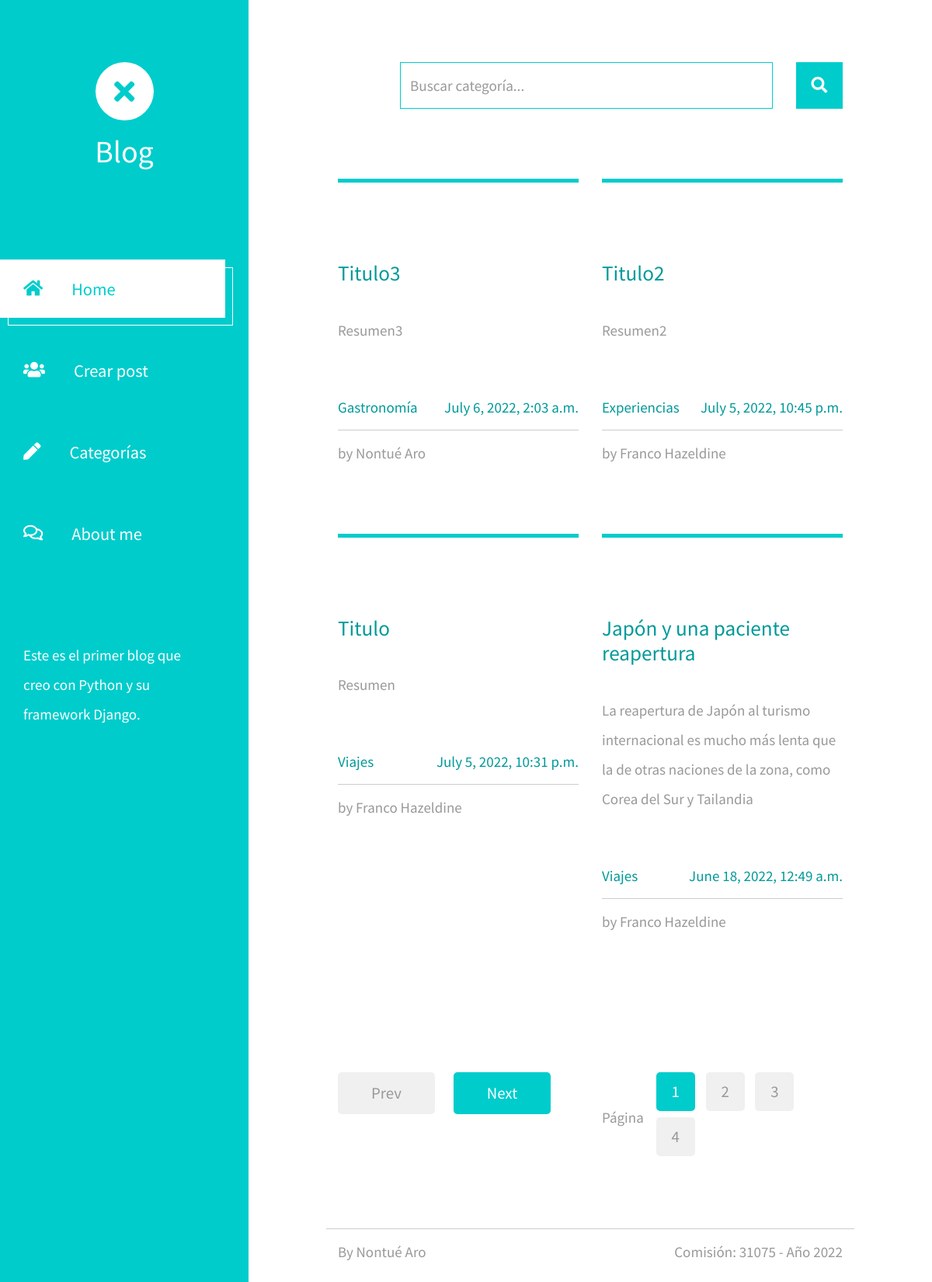
The page /Blog/post/list/ on the database its author committed.
### Blog/models.py (models this page shows, shortened)
class Post(models.Model):
    autor = models.ForeignKey(Usuario, on_delete= models.CASCADE)
    titulo= models.CharField(max_length=200)
    resumen = models.CharField(max_length=500)
    contenido = models.TextField()
    imagen = models.CharField(max_length=200)
    fecha = models.DateTimeField(default= timezone.now)
    categoria = models.ForeignKey(Categoria, on_delete= models.CASCADE)
    class Meta:
        ordering = ["-fecha"]

class Categoria(models.Model):
    nombre = models.CharField(max_length=200)
    def __str__(self):
        return self.nombre

class Usuario(models.Model):
    nombre = models.CharField(max_length=100)
    apellido = models.CharField(max_length=100)
    email = models.EmailField()
    def __str__(self):
        return f"{self.nombre} {self.apellido}"

### Blog/views.py (the view)
# urls.py: path('post/list/', PostList.as_view(), name= 'post_list'),
class PostList(ListView):
    model = Post
    template_name = 'Blog/post_list.html'

### Blog/templates/Blog/post_list.html (shortened to what this page needs)
{% extends 'Blog/padre.html' %}
{% load static %}
{% block contenidoQueCambia %}
<div class="container-fluid">
    <main class="tm-main">
        <div class="row tm-row">
            <div class="col-12">
                <form action="/Blog/buscar/" method="GET" class="form-inline tm-mb-80 tm-search-form">
                    <input class="form-control tm-search-input" name="query" type="text" placeholder="Buscar categoría..." aria-label="Search">
                    <button class="tm-search-button" type="submit">
                        <i class="fas fa-search tm-search-icon" aria-hidden="true"></i>
                    </button>
                </form>
            </div>
        </div>
        <div class="row tm-row">
            {% for post in object_list %}
                <article class="col-12 col-md-6 tm-post">
                    <hr class="tm-hr-primary">
                    <a href="{% url 'post_detail' post.id %}" class="effect-lily tm-post-link tm-pt-60">
                        <h2 class="tm-pt-30 tm-color-primary tm-post-title">{{post.titulo}}</h2>
                    </a>
                    <p class="tm-pt-30">
                        {{post.resumen}}
                    </p>
                    <div class="d-flex justify-content-between tm-pt-45">
                        <span class="tm-color-primary">{{post.categoria}}</span>
                        <span class="tm-color-primary">{{post.fecha}}</span>
                    </div>
                    <hr>
                    <div class="d-flex justify-content-between">
                        <span>by {{post.autor}}</span>
                    </div>
                </article>
            {% endfor %}
        </div>
        <div class="row tm-row tm-mt-100 tm-mb-75">
            <div class="tm-prev-next-wrapper">
                <a href="#" class="mb-2 tm-btn tm-btn-primary tm-prev-next disabled tm-mr-20">Prev</a>
                <a href="#" class="mb-2 tm-btn tm-btn-primary tm-prev-next">Next</a>
            </div>
            <div class="tm-paging-wrapper">
                <span class="d-inline-block mr-3">Página</span>
                <nav class="tm-paging-nav d-inline-block">
                    <ul>
                        <li class="tm-paging-item active">
                            <a href="#" class="mb-2 tm-btn tm-paging-link">1</a>
                        </li>
                        <li class="tm-paging-item">
                            <a href="#" class="mb-2 tm-btn tm-paging-link">2</a>
                        </li>
                        <li class="tm-paging-item">
                            <a href="#" class="mb-2 tm-btn tm-paging-link">3</a>
                        </li>
                        <li class="tm-paging-item">
                            <a href="#" class="mb-2 tm-btn tm-paging-link">4</a>
                        </li>
                    </ul>
                </nav>
            </div>
        </div>
        {% block footer %}
        <footer class="row tm-row">
            <hr class="col-12">
            <div class="col-md-6 col-12 tm-color-gray">
                By Nontué Aro
            </div>
            <div class="col-md-6 col-12 tm-color-gray tm-copyright">
                Comisión: 31075 - Año 2022
            </div>
        </footer>
        {% endblock %}
    </main>
</div>
{% endblock %}

### Blog/templates/Blog/padre.html (shortened to what this page needs)
<!DOCTYPE html>
<html lang="en">
<head>
    {% load static %}
	<link rel="stylesheet" href="fontawesome/css/all.min.css">
    <link href="{% static 'Blog/css/bootstrap.min.css' %}" rel="stylesheet">
    <link href="{% static 'Blog/css/templatemo-xtra-blog.css' %}" rel="stylesheet">
</head>
<body>
    {% block header %}
	<header class="tm-header" id="tm-header">
        <div class="tm-header-wrapper">
            <div class="tm-site-header">
                <div class="mb-3 mx-auto tm-site-logo"><i class="fas fa-times fa-2x"></i></div>
                <h1 class="text-center">Blog</h1>
            </div>
            <nav class="tm-nav" id="tm-nav">
                <ul>
                    <li class="tm-nav-item active"><a href="{% url 'post_list' %}" class="tm-nav-link">
                        <i class="fas fa-home"></i>
                        Home
                    </a></li>
                    <li class="tm-nav-item"><a href="{% url 'post_create' %}" class="tm-nav-link">
                        <i class="fas fa-users"></i>
                        Crear post
                    </a></li>
                    <li class="tm-nav-item"><a href="{% url 'Categoria' %}" class="tm-nav-link">
                        <i class="fas fa-pen"></i>
                        Categorías
                    </a></li>
                    <li class="tm-nav-item"><a href="{% url 'AboutMe' %}" class="tm-nav-link">
                        <i class="far fa-comments"></i>
                        About me
                    </a></li>
                </ul>
            </nav>
            <p class="tm-mb-80 pr-5 text-white">
                Este es el primer blog que creo con Python y su framework Django.
            </p>
        </div>
    </header>
    {% endblock %}
    {% block contenidoQueCambia %}{% endblock %}
</body>
</html>

### Blog/static/Blog/css/templatemo-xtra-blog.css (style rules this page uses)
html { overflow-x: hidden; }
body { margin: 0; padding: 0; font-family: 'Source Sans Pro', sans-serif; font-size: 19px; line-height: 2em; overflow-x: hidden; }
p, span { color: #999; }
hr { border-top-color: #CCC; margin-top: 10px; margin-bottom: 10px; }
.form-control::placeholder { color: #999; }
.tm-header { background-color: #0CC; color: white; position: fixed; top: 0; left: 0; bottom: 0; z-index: 100; width: 400px; overflow-y: visible; }
.tm-header-wrapper { overflow-y: scroll; scrollbar-width: none; -ms-overflow-style: none; padding: 30px; width: 100%; height: 100%; }
.tm-site-header { margin-top: 50px; margin-bottom: 115px; }
.tm-site-logo { width: 75px; height: 75px; border-radius: 50%; background-color: white; display: flex; align-items: center; justify-content: center; }
.tm-site-logo i { color: #0CC; }
.tm-main { margin-left: 400px; padding: 80px 100px 25px; }
.tm-post { max-width: 470px; }
.tm-row { max-width: 980px; justify-content: space-between; }
.tm-nav { margin-bottom: 100px; }
.tm-nav-item { list-style: none; margin-bottom: 30px; }
.tm-nav-link { color: white; background-color: transparent; height: 75px; width: 100%; max-width: 300px; display: flex; align-items: center; font-size: 1.4rem; padding: 30px; }
.tm-nav-item:hover .tm-nav-link, .tm-nav-item.active .tm-nav-link { color: #0CC; background-color: white; text-decoration: none; }
.tm-nav ul { position: relative; }
.tm-nav-item:hover:after, .tm-nav-item.active:after { content: ''; width: 100%; max-width: 300px; height: 75px; display: block; border: 1px solid white; margin-left: 10px; margin-top: -65px; position: absolute; z-index: -1000; }
.tm-nav-link i { margin-right: 37px; }
ul { margin: 0; padding: 0; }
.tm-nav { margin-left: -30px; }
.tm-search-form { display: flex; align-items: center; justify-content: flex-end; }
.form-inline .form-control.tm-search-input { display: block; height: 60px; width: 480px; margin-right: 30px; border-radius: 0; border-color: #0CC; font-size: 1.2rem; }
.tm-search-button { width: 60px; height: 60px; border: none; background-color: #0CC; transition: all 0.3s ease; }
.tm-search-icon { color: white; font-size: 1.3rem; }
.tm-post-link { display: block; position: relative; cursor: pointer; }
.tm-post { margin-bottom: 75px; }
.tm-post-title { font-size: 1.7rem; transition: all 0.3s ease; }
.tm-btn { display: inline-block; border-radius: 5px; font-size: 1.3rem; transition: all 0.3s ease; }
.tm-btn-primary { background-color: #0CC; color: white; padding: 8px 43px; border: none; }
.tm-paging-nav ul li { list-style: none; display: inline-block; margin-right: 10px; }
.tm-paging-nav ul li:last-child { margin-right: 0; }
.tm-paging-link { background-color: #F0F0F0; color: #999; width: 50px; height: 50px; display: flex; align-items: center; justify-content: center; }
.tm-paging-item .tm-paging-link:hover, .tm-paging-item.active .tm-paging-link { background-color: #0CC; color: white; }
.tm-btn.disabled { background-color: #F0F0F0; color: #999; cursor: not-allowed; }
.tm-paging-wrapper { display: flex; justify-content: flex-end; align-items: center; }
.tm-prev-next-wrapper, .tm-paging-wrapper { flex: 0 0 50%; max-width: 50%; padding-left: 15px; padding-right: 15px; }
.tm-copyright { text-align: right; }
hr.tm-hr-primary { border-top: 5px solid #0CC; }
.form-control { height: 45px; border-color: #0CC; border-radius: 0; }
.tm-pt-30 { padding-top: 30px; }
.tm-pt-45 { padding-top: 45px; }
.tm-pt-60 { padding-top: 60px; }
.tm-mb-75 { margin-bottom: 75px; }
.tm-mb-80 { margin-bottom: 80px; }
.tm-mt-100 { margin-top: 100px; }
.tm-mr-20 { margin-right: 20px; }
.tm-color-primary, span.tm-color-primary { color: #099; }
a.tm-color-gray, .tm-color-gray { color: #999; }
@media (max-width: 1540px) { .tm-header { width: 320px; } }
@media (max-width: 1540px) { .tm-main { margin-left: 320px; width: calc(100% - 320px); } }

### rows shown on the page
Post: titulo "Titulo3", resumen "Resumen3", categoria "Gastronomía", fecha "July 6, 2022, 2:03 a.m.", autor "Nontué Aro"
Post: titulo "Titulo2", resumen "Resumen2", categoria "Experiencias", fecha "July 5, 2022, 10:45 p.m.", autor "Franco Hazeldine"
Post: titulo "Titulo", resumen "Resumen", categoria "Viajes", fecha "July 5, 2022, 10:31 p.m.", autor "Franco Hazeldine"
Post: titulo "Japón y una paciente reapertura", resumen "La reapertura de Japón al turismo internacional es mucho más lenta que la de otras naciones de la zona, como Corea del Sur y Tailandia", categoria "Viajes", fecha "June 18, 2022, 12:49 a.m.", autor "Franco Hazeldine"
